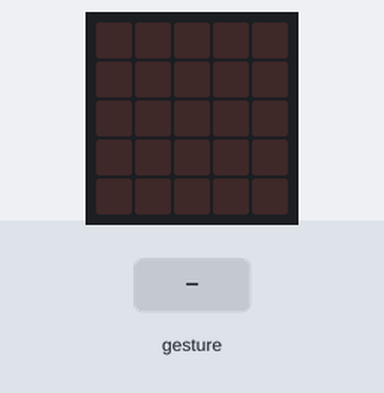
A program run on a simulated BBC micro:bit (MakeCode). Parts: the board's 5×5 LED display. The test bench sets the inputs (shaded band). Random numbers come from a fixed seed; a tilt is held for 1.5 s and a shake lasts 1 s, then the board lies face up again.

Above: at 1.2 s.
1.3 s: gesture 'shake'
At 2.6 s:
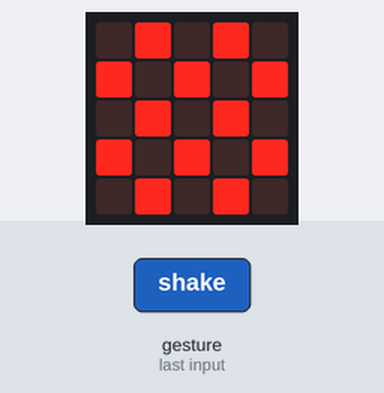
3.0 s: gesture 'shake'
At 3.9 s:
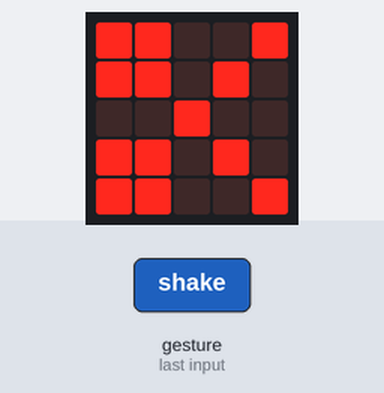
Timing chart, 0 to 6.0 s (numbered marks = the images above; inputs shaded):
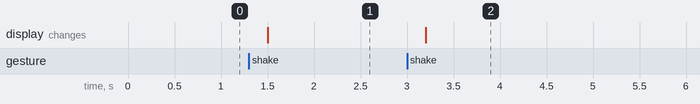

The program:

main.ts
```typescript
let Icono = 0
input.onGesture(Gesture.Shake, function () {
    Icono = randint(0, 2)
    if (Icono == 0) {
        basic.showLeds(`
            . # . # .
            # . # . #
            . # . # .
            # . # . #
            . # . # .
            `)
    }
    if (Icono == 1) {
        basic.showLeds(`
            # # # # #
            # . . . #
            # . . . #
            # . . . #
            # # # # #
            `)
    }
    if (Icono == 2) {
        basic.showLeds(`
            # # . . #
            # # . # .
            . . # . .
            # # . # .
            # # . . #
            `)
    }
})
```

test.ts
```typescript
// aquí va el archivo "tests"; esto no se compilará cuando este paquete se utilice como una extensión.
```

Measured:
- after the input at 1.3 s, the display: changes after 0.20 s (image 1)
- after the input at 3.0 s, the display: changes after 0.20 s (image 2)
